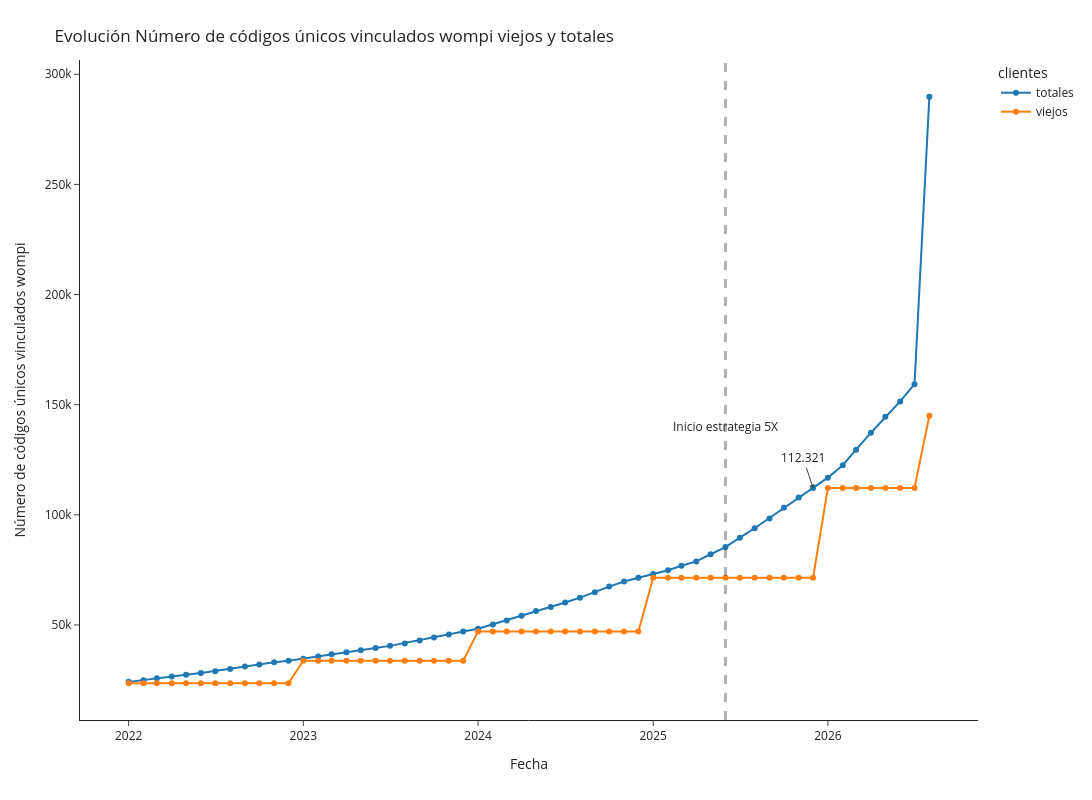

This figure's notebook cell:
### Markdown cell above
# Vinculaciones

### Code cell
df_plot1 = df[['fecha_ymd2', 'num_vinc_new_cumsum_ym']]
df_plot1.columns = ['fecha', 'cantidad_clientes']
df_plot1['clientes'] = 'nuevos'
df_plot2 = df[['fecha_ymd2', 'num_vinc_old']]
df_plot2.columns = ['fecha', 'cantidad_clientes']
df_plot2['clientes'] = 'viejos'
df_plot3 = df[['fecha_ymd2', 'num_vinc_all']]
df_plot3.columns = ['fecha', 'cantidad_clientes']
df_plot3['clientes'] = 'totales'

df_plot = pd.concat([df_plot3, df_plot2])
fig = px.line(df_plot, x="fecha", y="cantidad_clientes", color='clientes',markers=True, template='simple_white', width=1600, height=800)
fig.add_vline(x='2025-06-01', line_width=3, line_dash="dash")
fig.update_layout(
    title={
        'text': "Evolución Número de códigos únicos vinculados wompi viejos y totales",
        'xanchor': 'left',
        'yanchor': 'top'},
    xaxis=dict(
            title=dict(
                text="Fecha"
            )),
    yaxis=dict(
            title=dict(
                text="Número de códigos únicos vinculados wompi"
            ))
)
fig.add_annotation(x='2025-06-01', y=140000,
            text="Inicio estrategia 5X",
            showarrow=False,
            arrowhead=1)
fig.add_annotation(x='2025-12-01', y=112321,
            text="112.321",
            showarrow=True,
            arrowhead=1)
fig.show()

### Figure 1 — Plotly figure (JSON) as saved in the notebook; plotly's stock layout.template omitted (floating-point values rounded to 4 significant figures)
{"data": [{"hovertemplate": "clientes=totales<br>fecha=%{x}<br>cantidad_clientes=%{y}<extra></extra>", "legendgroup": "totales", "line": {"color": "#1F77B4", "dash": "solid"}, "marker": {"symbol": "circle"}, "mode": "markers+lines", "name": "totales", "orientation": "v", "showlegend": true, "type": "scatter", "x": ["2026-08-01T00:00:00", "2026-07-01T00:00:00", "2026-06-01T00:00:00", "2026-05-01T00:00:00", "2026-04-01T00:00:00", "2026-03-01T00:00:00", "2026-02-01T00:00:00", "2026-01-01T00:00:00", "2025-12-01T00:00:00", "2025-11-01T00:00:00", "2025-10-01T00:00:00", "2025-09-01T00:00:00", "2025-08-01T00:00:00", "2025-07-01T00:00:00", "2025-06-01T00:00:00", "2025-05-01T00:00:00", "2025-04-01T00:00:00", "2025-03-01T00:00:00", "2025-02-01T00:00:00", "2025-01-01T00:00:00", "2024-12-01T00:00:00", "2024-11-01T00:00:00", "2024-10-01T00:00:00", "2024-09-01T00:00:00", "2024-08-01T00:00:00", "2024-07-01T00:00:00", "2024-06-01T00:00:00", "2024-05-01T00:00:00", "2024-04-01T00:00:00", "2024-03-01T00:00:00", "2024-02-01T00:00:00", "2024-01-01T00:00:00", "2023-12-01T00:00:00", "2023-11-01T00:00:00", "2023-10-01T00:00:00", "2023-09-01T00:00:00", "2023-08-01T00:00:00", "2023-07-01T00:00:00", "2023-06-01T00:00:00", "2023-05-01T00:00:00", "2023-04-01T00:00:00", "2023-03-01T00:00:00", "2023-02-01T00:00:00", "2023-01-01T00:00:00", "2022-12-01T00:00:00", "2022-11-01T00:00:00", "2022-10-01T00:00:00", "2022-09-01T00:00:00", "2022-08-01T00:00:00", "2022-07-01T00:00:00", "2022-06-01T00:00:00", "2022-05-01T00:00:00", "2022-04-01T00:00:00", "2022-03-01T00:00:00", "2022-02-01T00:00:00", "2022-01-01T00:00:00"], "xaxis": "x", "y": [289803, 159310, 151471, 144483, 137279, 129598, 122544, 116860, 112164, 107920, 103267, 98388, 93909, 89646, 85341, 82111, 78851, 76872, 74856, 73139, 71411, 69744, 67428, 64826, 62398, 60182, 58184, 56376, 54191, 51973, 50169, 48316, 47004, 45721, 44302, 42932, 41580, 40509, 39566, 38569, 37644, 36736, 35654, 34681, 33780, 33089, 32049, 31088, 30061, 29013, 28206, 27414, 26594, 25848, 24905, 24166], "yaxis": "y"}, {"hovertemplate": "clientes=viejos<br>fecha=%{x}<br>cantidad_clientes=%{y}<extra></extra>", "legendgroup": "viejos", "line": {"color": "#FF7F0E", "dash": "solid"}, "marker": {"symbol": "circle"}, "mode": "markers+lines", "name": "viejos", "orientation": "v", "showlegend": true, "type": "scatter", "x": ["2026-08-01T00:00:00", "2026-07-01T00:00:00", "2026-06-01T00:00:00", "2026-05-01T00:00:00", "2026-04-01T00:00:00", "2026-03-01T00:00:00", "2026-02-01T00:00:00", "2026-01-01T00:00:00", "2025-12-01T00:00:00", "2025-11-01T00:00:00", "2025-10-01T00:00:00", "2025-09-01T00:00:00", "2025-08-01T00:00:00", "2025-07-01T00:00:00", "2025-06-01T00:00:00", "2025-05-01T00:00:00", "2025-04-01T00:00:00", "2025-03-01T00:00:00", "2025-02-01T00:00:00", "2025-01-01T00:00:00", "2024-12-01T00:00:00", "2024-11-01T00:00:00", "2024-10-01T00:00:00", "2024-09-01T00:00:00", "2024-08-01T00:00:00", "2024-07-01T00:00:00", "2024-06-01T00:00:00", "2024-05-01T00:00:00", "2024-04-01T00:00:00", "2024-03-01T00:00:00", "2024-02-01T00:00:00", "2024-01-01T00:00:00", "2023-12-01T00:00:00", "2023-11-01T00:00:00", "2023-10-01T00:00:00", "2023-09-01T00:00:00", "2023-08-01T00:00:00", "2023-07-01T00:00:00", "2023-06-01T00:00:00", "2023-05-01T00:00:00", "2023-04-01T00:00:00", "2023-03-01T00:00:00", "2023-02-01T00:00:00", "2023-01-01T00:00:00", "2022-12-01T00:00:00", "2022-11-01T00:00:00", "2022-10-01T00:00:00", "2022-09-01T00:00:00", "2022-08-01T00:00:00", "2022-07-01T00:00:00", "2022-06-01T00:00:00", "2022-05-01T00:00:00", "2022-04-01T00:00:00", "2022-03-01T00:00:00", "2022-02-01T00:00:00", "2022-01-01T00:00:00"], "xaxis": "x", "y": [144948, 112164, 112164, 112164, 112164, 112164, 112164, 112164, 71411, 71411, 71411, 71411, 71411, 71411, 71411, 71411, 71411, 71411, 71411, 71411, 47004, 47004, 47004, 47004, 47004, 47004, 47004, 47004, 47004, 47004, 47004, 47004, 33780, 33780, 33780, 33780, 33780, 33780, 33780, 33780, 33780, 33780, 33780, 33780, 23538, 23538, 23538, 23538, 23538, 23538, 23538, 23538, 23538, 23538, 23538, 23538], "yaxis": "y"}], "layout": {"annotations": [{"arrowhead": 1, "showarrow": false, "text": "Inicio estrategia 5X", "x": "2025-06-01", "y": 140000}, {"arrowhead": 1, "showarrow": true, "text": "112.321", "x": "2025-12-01", "y": 112321}], "height": 800, "legend": {"title": {"text": "clientes"}, "tracegroupgap": 0}, "margin": {"t": 60}, "shapes": [{"line": {"dash": "dash", "width": 3}, "type": "line", "x0": "2025-06-01", "x1": "2025-06-01", "xref": "x", "y0": 0, "y1": 1, "yref": "y domain"}], "title": {"text": "Evolución Número de códigos únicos vinculados wompi viejos y totales", "xanchor": "left", "yanchor": "top"}, "width": 1600, "xaxis": {"anchor": "y", "domain": [0, 1], "title": {"text": "Fecha"}}, "yaxis": {"anchor": "x", "domain": [0, 1], "title": {"text": "Número de códigos únicos vinculados wompi"}}}}
